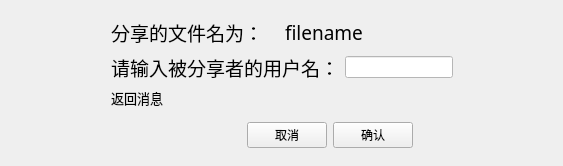
<?xml version="1.0" encoding="UTF-8"?>
<ui version="4.0">
 <class>FileShareWidget</class>
 <widget class="QWidget" name="FileShareWidget">
  <property name="geometry">
   <rect>
    <x>0</x>
    <y>0</y>
    <width>563</width>
    <height>166</height>
   </rect>
  </property>
  <property name="windowTitle">
   <string>文件分享</string>
  </property>
  <property name="windowIcon">
   <iconset resource="../resource.qrc">
    <normaloff>:/pic/resource/img/manager.ico</normaloff>:/pic/resource/img/manager.ico</iconset>
  </property>
  <layout class="QHBoxLayout" name="horizontalLayout_6">
   <item>
    <layout class="QHBoxLayout" name="horizontalLayout_5">
     <item>
      <spacer name="horizontalSpacer">
       <property name="orientation">
        <enum>Qt::Horizontal</enum>
       </property>
       <property name="sizeHint" stdset="0">
        <size>
         <width>40</width>
         <height>20</height>
        </size>
       </property>
      </spacer>
     </item>
     <item>
      <layout class="QVBoxLayout" name="verticalLayout_2">
       <item>
        <spacer name="verticalSpacer">
         <property name="orientation">
          <enum>Qt::Vertical</enum>
         </property>
         <property name="sizeHint" stdset="0">
          <size>
           <width>20</width>
           <height>40</height>
          </size>
         </property>
        </spacer>
       </item>
       <item>
        <layout class="QVBoxLayout" name="verticalLayout">
         <item>
          <layout class="QHBoxLayout" name="horizontalLayout_2">
           <item>
            <widget class="QLabel" name="label_2">
             <property name="font">
              <font>
               <family>微软雅黑</family>
               <pointsize>14</pointsize>
              </font>
             </property>
             <property name="text">
              <string>分享的文件名为：</string>
             </property>
            </widget>
           </item>
           <item>
            <widget class="QLabel" name="filename_label">
             <property name="font">
              <font>
               <family>微软雅黑</family>
               <pointsize>14</pointsize>
              </font>
             </property>
             <property name="text">
              <string>filename</string>
             </property>
            </widget>
           </item>
          </layout>
         </item>
         <item>
          <layout class="QHBoxLayout" name="horizontalLayout">
           <item>
            <widget class="QLabel" name="label">
             <property name="font">
              <font>
               <family>微软雅黑</family>
               <pointsize>14</pointsize>
              </font>
             </property>
             <property name="text">
              <string>请输入被分享者的用户名：</string>
             </property>
            </widget>
           </item>
           <item>
            <widget class="QLineEdit" name="username_lineEdit">
             <property name="styleSheet">
              <string notr="true">background-color: rgb(255, 255, 255);
font: 14pt &quot;微软雅黑&quot;;</string>
             </property>
            </widget>
           </item>
          </layout>
         </item>
         <item>
          <widget class="QLabel" name="return_message_label">
           <property name="font">
            <font>
             <family>微软雅黑</family>
             <pointsize>10</pointsize>
            </font>
           </property>
           <property name="text">
            <string>返回消息</string>
           </property>
          </widget>
         </item>
        </layout>
       </item>
       <item>
        <spacer name="verticalSpacer_2">
         <property name="orientation">
          <enum>Qt::Vertical</enum>
         </property>
         <property name="sizeHint" stdset="0">
          <size>
           <width>20</width>
           <height>40</height>
          </size>
         </property>
        </spacer>
       </item>
       <item>
        <layout class="QHBoxLayout" name="horizontalLayout_4">
         <item>
          <spacer name="horizontalSpacer_3">
           <property name="orientation">
            <enum>Qt::Horizontal</enum>
           </property>
           <property name="sizeHint" stdset="0">
            <size>
             <width>40</width>
             <height>20</height>
            </size>
           </property>
          </spacer>
         </item>
         <item>
          <spacer name="horizontalSpacer_5">
           <property name="orientation">
            <enum>Qt::Horizontal</enum>
           </property>
           <property name="sizeHint" stdset="0">
            <size>
             <width>40</width>
             <height>20</height>
            </size>
           </property>
          </spacer>
         </item>
         <item>
          <layout class="QHBoxLayout" name="horizontalLayout_3">
           <item>
            <widget class="QPushButton" name="cancel_pushButton">
             <property name="text">
              <string>取消</string>
             </property>
            </widget>
           </item>
           <item>
            <widget class="QPushButton" name="confirm_pushButton">
             <property name="text">
              <string>确认</string>
             </property>
            </widget>
           </item>
           <item>
            <spacer name="horizontalSpacer_4">
             <property name="orientation">
              <enum>Qt::Horizontal</enum>
             </property>
             <property name="sizeHint" stdset="0">
              <size>
               <width>40</width>
               <height>20</height>
              </size>
             </property>
            </spacer>
           </item>
          </layout>
         </item>
        </layout>
       </item>
       <item>
        <spacer name="verticalSpacer_3">
         <property name="orientation">
          <enum>Qt::Vertical</enum>
         </property>
         <property name="sizeHint" stdset="0">
          <size>
           <width>20</width>
           <height>40</height>
          </size>
         </property>
        </spacer>
       </item>
      </layout>
     </item>
     <item>
      <spacer name="horizontalSpacer_2">
       <property name="orientation">
        <enum>Qt::Horizontal</enum>
       </property>
       <property name="sizeHint" stdset="0">
        <size>
         <width>40</width>
         <height>20</height>
        </size>
       </property>
      </spacer>
     </item>
    </layout>
   </item>
  </layout>
 </widget>
 <resources>
  <include location="../resource.qrc"/>
 </resources>
 <connections/>
</ui>
